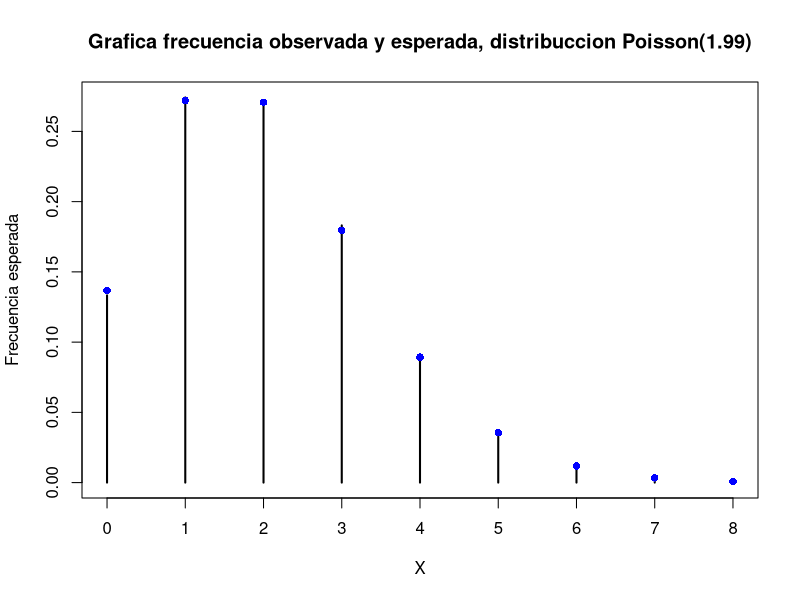

Recreate this plot in R. (Note: this script raises an error after producing the figure.)
#-----------------------------------#
# Kevin Steven Garcia Chica
# Cesar A. Saavedra 
# Simulacion Estadistica Trabajo 1
#-----------------------------------#
suppressMessages(library(ggplot2))

#-----------------------------------#
# Distribucion Poisson:
#-----------------------------------#
nsim=10000
l=1.99 #Parametro del articulo, Media de terremotos por a??o.

# Poisson con R #
RP <- rpois(nsim,l)

# Poisson con metodo propio #
N=nsim
X<-c()
for (j in 1:N) {
  U<-runif(1)
  i=0 ; F=P=exp(-l)
  while (U>=F) {
    P=(l/(i+1))*P
    F=F+P
    i=i+1
  }
  X[j]=i
}

#Pruebas de bondad de ajuste:
Z<-table(X)
obs<-Z/length(X)  #Observado
prob<-round(dpois(seq(0,9),1.99),4) #Esperado
#Gr?fica comparativa:
x11()
plot(obs,main="Grafica frecuencia observada y esperada, distribuccion Poisson(1.99)", ylab="Frecuencia esperada")
points(seq(0,9),prob, col="blue", pch=16)

#Prueba de bondad de ajuste chi cuadrado:
est<-sum((obs-prob)^2/prob)  #Estadistico de prueba
valorp<-1-pchisq(est,9)
qchisq(0.95,8)   #Valor critico
pchisq(est,9,lower.tail = F) #Otra forma de sacar la probabilidad mayor que.

#Grafico#
plot(obs, type="h", lwd=15, col="black", main="Grafica frecuencia observada y esperada", Ylab="Valor Prueba de bondad de ajuste")
points(seq(0,9),prob, lwd=2, col="green", type="h")
legend("topright",legend=c("Observado","Esperado"), 
       pch=c(19,19),col=c("green","black"), lty=1,2, bty="n", cex=1.5)

#Prueba de R:

#Grafico#
plot(table(RP), main="Poisson para Lambda = 1.99 ", xlab="Frecuencia de terremotos", ylab="Simulaciones")
points(seq(0,9), table(X), pch=16, col="red")
legend("topright",legend=c("Metodo Tradicional R","Metodo Transformada Inversa"), 
       pch=c(16, 16),col=c("black","red"), bty="n", cex=1.2)
#plot(table(X), main="Poisson(1.99) con el metodo propio", xlab="Magnitud", ylab="")


#-----------------------------------#
#Distribucion Logistic:
#-----------------------------------#
nsim2=14000
# M. tradicional #
L <- rlogis(nsim2, 0,2)

# Transformada Inversa #
a=0
b=2
U <- runif(nsim2,0,1)
X = a + b*log((U)/(1-U))
l=seq(-20,20, by=0.001)

#Grafico#
hist((X), main="Distribucion Logistica de parametro (0,2)", freq=F, col="grey", bty="n")
lines(l, dlogis(l,0,2), lwd=2, col="red")
legend("topleft",legend=c("Metodo Transformada Inversa","Metodo Tradicional R"), 
       pch=c("-,-"),col=c("black","red"), lty=1,2, bty="n")

#Generacion variable de respuesta Y:
Y<-c(rep(0,7000),rep(1,7000)) # 0:Clientes malos, 1:Clientes buenos

# Tabla de frecuencias
dat1 = L
n.cl=8
puntos = min(dat1)+(0:n.cl)*(max(dat1)-min(dat1))/n.cl
T1 = table(cut(dat1, breaks=puntos))
plot(T1)

dat2 = X
n.cl=8
puntos = min(dat)+(0:n.cl)*(max(dat2)-min(dat2))/n.cl
T2 = table(cut(dat2, breaks=puntos))
plot(T2)
